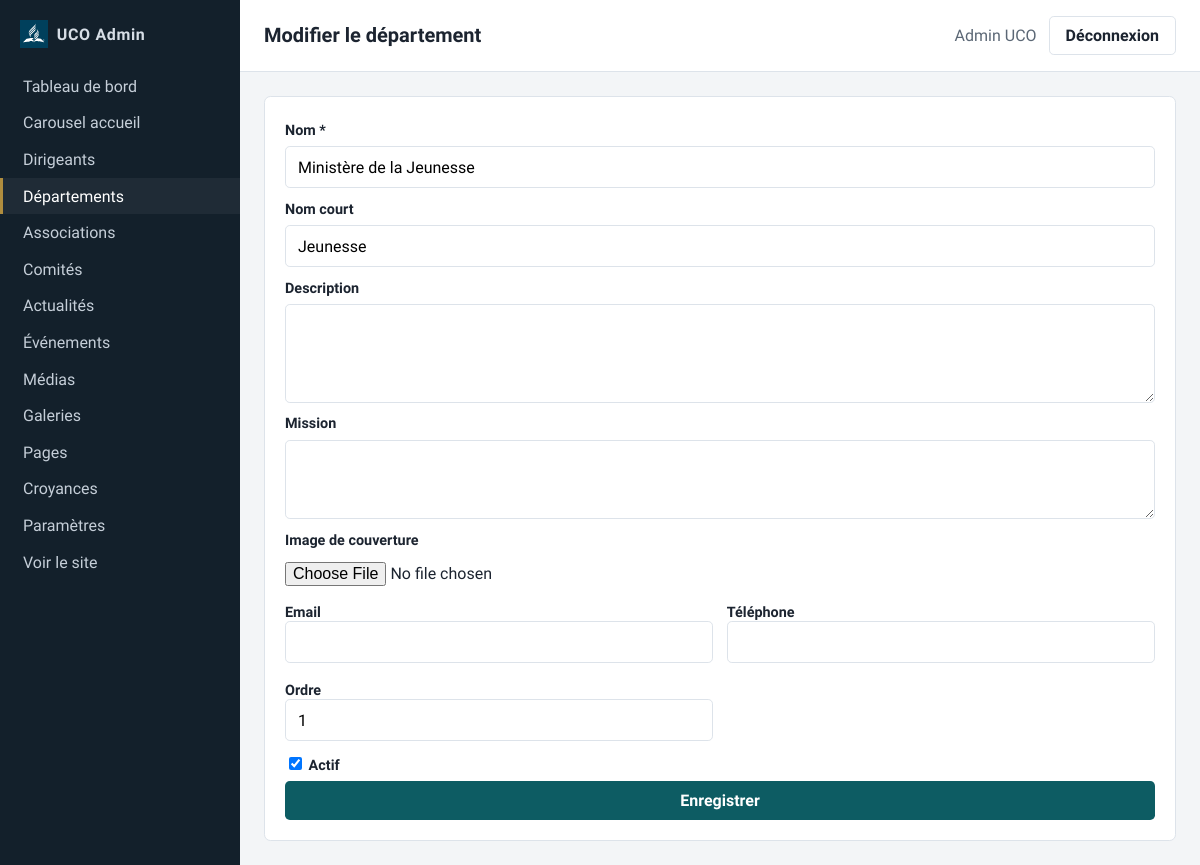
Page /admin/departments/1/edit (signed in) on the committed database.
### tables this page shows
CREATE TABLE users (
    id              INT UNSIGNED AUTO_INCREMENT PRIMARY KEY,
    role_id         TINYINT UNSIGNED NOT NULL,
    email           VARCHAR(190) NOT NULL UNIQUE,
    password_hash   VARCHAR(255) NOT NULL,       
    first_name      VARCHAR(100) NOT NULL,
    last_name       VARCHAR(100) NOT NULL,
    is_active       TINYINT(1) NOT NULL DEFAULT 1,
    last_login_at   DATETIME NULL,
    created_at      DATETIME NOT NULL DEFAULT CURRENT_TIMESTAMP,
    updated_at      DATETIME NULL ON UPDATE CURRENT_TIMESTAMP,
    CONSTRAINT fk_users_role
        FOREIGN KEY (role_id) REFERENCES roles(id)
        ON UPDATE CASCADE ON DELETE RESTRICT
);

CREATE TABLE departments (
    id          INT UNSIGNED AUTO_INCREMENT PRIMARY KEY,
    slug        VARCHAR(120) NOT NULL UNIQUE,
    name        VARCHAR(150) NOT NULL,
    short_name  VARCHAR(80) NULL,
    description TEXT NULL,
    mission     TEXT NULL,
    icon        VARCHAR(100) NULL,
    cover_image VARCHAR(255) NULL,
    email       VARCHAR(190) NULL,
    phone       VARCHAR(40) NULL,
    sort_order  INT NOT NULL DEFAULT 0,
    is_active   TINYINT(1) NOT NULL DEFAULT 1,
    created_at  DATETIME NOT NULL DEFAULT CURRENT_TIMESTAMP,
    updated_at  DATETIME NULL ON UPDATE CURRENT_TIMESTAMP
);

### src/Core/View.php (called while the page is built, shortened)
<?php
final class View
{
    public static function render(string $view, array $data = [], ?string $layout = 'layouts/main'): void
    {
        extract($data, EXTR_SKIP);
        $viewFile = dirname(__DIR__, 2) . '/views/' . str_replace('.', '/', $view) . '.php';
        require $viewFile;
        $content = ob_get_clean();
        $layoutFile = dirname(__DIR__, 2) . '/views/' . str_replace('.', '/', $layout) . '.php';
        require $layoutFile;
    }
}

### src/Core/Controller.php (called while the page is built, shortened)
<?php
abstract class Controller
{
    protected function adminView(string $view, array $data = []): void
    {
        $data['authUser'] = Auth::user();
        View::render($view, $data, 'layouts/admin');
    }
}

### src/Controllers/Admin/DepartmentAdminController.php (called while the page is built, shortened)
<?php
final class DepartmentAdminController extends Controller
{
    public function edit(Request $request, string $id): void
    {
        $department = Department::find((int) $id);
        $this->adminView('admin/departments/form', [
            'title'      => 'Modifier le département',
            'department' => $department,
        ]);
    }
}

### src/Core/App.php (called while the page is built, shortened)
<?php
final class App
{
    private Router $router;
    public function __construct()
    {
        $root = dirname(__DIR__, 2);
        Database::getInstance(require $root . '/config/database.php');
        $this->router = new Router();
    }
    public function run(): void
    {
        $request = new Request();
        $this->router->dispatch($request);
    }
}

### public/index.php (called while the page is built, shortened)
<?php
try {
    $app = new App();
    $app->run();
} catch (Throwable $e) {
    http_response_code(500);
    $debug = filter_var($_ENV['APP_DEBUG'] ?? false, FILTER_VALIDATE_BOOLEAN);
    if (!headers_sent()) {
        header('Content-Type: text/html; charset=utf-8');
    }
    try {
        View::render('errors/500', [
            'title'     => 'Erreur serveur',
            'debug'     => $debug,
            'exception' => $e,
        ], null);
    } catch (Throwable) {
        echo $debug ? htmlspecialchars($e->__toString(), ENT_QUOTES | ENT_SUBSTITUTE, 'UTF-8') : 'Une erreur est survenue.';
    }
}

### src/Core/Database.php (called while the page is built, shortened)
<?php
final class Database
{
    private static ?Database $instance = null;
    private PDO $pdo;
    private function __construct(array $config)
    {
        $dsn = sprintf(
            'mysql:host=%s;port=%d;dbname=%s;charset=%s',
            $config['host'],
            $config['port'],
            $config['dbname'],
            $config['charset']
        );
        try {
            $this->pdo = new PDO($dsn, $config['user'], $config['pass'], [
                PDO::ATTR_ERRMODE            => PDO::ERRMODE_EXCEPTION,
                PDO::ATTR_DEFAULT_FETCH_MODE => PDO::FETCH_ASSOC,
                PDO::ATTR_EMULATE_PREPARES   => false,
            ]);
        } catch (PDOException $e) {
            throw new RuntimeException('Connexion à la base de données impossible : ' . $e->getMessage(), 0, $e);
        }
    }
    public static function getInstance(?array $config = null): self
    {
        if (self::$instance === null) {
            self::$instance = new self($config);
        }
        return self::$instance;
    }
    public function pdo(): PDO
    {
        return $this->pdo;
    }
}

### src/Core/Model.php (called while the page is built, shortened)
<?php
abstract class Model
{
    protected static string $table;
    protected static string $primaryKey = 'id';
    protected static function db(): PDO
    {
        return Database::getInstance()->pdo();
    }
    public static function find(int $id): ?array
    {
        $sql = 'SELECT * FROM ' . static::$table . ' WHERE ' . static::$primaryKey . ' = :id LIMIT 1';
        $stmt = static::db()->prepare($sql);
        $stmt->execute(['id' => $id]);
        $row = $stmt->fetch();
        return $row ?: null;
    }
    protected static function fetchOne(string $sql, array $params = []): ?array
    {
        $stmt = static::db()->prepare($sql);
        $stmt->execute($params);
        $row = $stmt->fetch();
        return $row ?: null;
    }
}

### src/Helpers/functions.php (called while the page is built, shortened)
<?php
function e(?string $value): string
{
    return htmlspecialchars((string) $value, ENT_QUOTES | ENT_SUBSTITUTE, 'UTF-8');
}
function asset(string $path): string
{
    return '/assets/' . ltrim($path, '/');
}
function is_active_path(string $path, bool $exact = false): bool
{
    $current = parse_url($_SERVER['REQUEST_URI'] ?? '/', PHP_URL_PATH) ?: '/';
    if ($path === '/' || $exact) {
        return $current === $path;
    }
    return str_starts_with($current, $path);
}

### src/Core/Request.php (called while the page is built, shortened)
<?php
final class Request
{
    public function method(): string
    {
        return strtoupper($_SERVER['REQUEST_METHOD'] ?? 'GET');
    }
}

### src/Models/User.php (called while the page is built, shortened)
<?php
final class User extends Model
{
    public static function find(int $id): ?array
    {
        return static::fetchOne(
            'SELECT u.*, r.code AS role_code, r.label AS role_label
             FROM users u
             JOIN roles r ON r.id = u.role_id
             WHERE u.id = :id LIMIT 1',
            ['id' => $id]
        );
    }
}

### src/Core/Auth.php (called while the page is built, shortened)
<?php
final class Auth
{
    public static function id(): ?int
    {
        $id = Session::get(self::USER_KEY);
        return $id !== null ? (int) $id : null;
    }
    public static function user(): ?array
    {
        $id = self::id();
        return $id ? User::find($id) : null;
    }
}

### src/Core/Session.php (called while the page is built, shortened)
<?php
final class Session
{
    public static function get(string $key, mixed $default = null): mixed
    {
        return $_SESSION[$key] ?? $default;
    }
}

### views/admin/departments/form.php (the view, shortened to what this page needs)
<form method="post" action="<?= $department ? '/admin/departments/' . (int) $department['id'] : '/admin/departments' ?>" enctype="multipart/form-data" class="form admin-form">
    <label>Nom *</label>
    <input type="text" name="name" required value="<?= e($department['name'] ?? '') ?>">
    <label>Nom court</label>
    <input type="text" name="short_name" value="<?= e($department['short_name'] ?? '') ?>">
    <label>Description</label>
    <textarea name="description" rows="4"><?= e($department['description'] ?? '') ?></textarea>
    <label>Mission</label>
    <textarea name="mission" rows="3"><?= e($department['mission'] ?? '') ?></textarea>
    <label>Image de couverture</label>
    <input type="file" name="cover_image" accept="image/*">
    <div class="form-grid">
        <div><label>Email</label><input type="email" name="email" value="<?= e($department['email'] ?? '') ?>"></div>
        <div><label>Téléphone</label><input type="text" name="phone" value="<?= e($department['phone'] ?? '') ?>"></div>
        <div><label>Ordre</label><input type="number" name="sort_order" value="<?= e((string) ($department['sort_order'] ?? 0)) ?>"></div>
    </div>
    <label><input type="checkbox" name="is_active" value="1" <?= !$department || !empty($department['is_active']) ? 'checked' : '' ?>> Actif</label>
    <button class="btn btn-primary">Enregistrer</button>
</form>

### src/Core/Router.php (shortened to what this page needs)
<?php
final class Router
{
    private array $routes = [];
    private function add(string $method, string $path, array $handler): void
    {
        $path = rtrim($path, '/') ?: '/';
        $this->routes[$method][$path] = $handler;
    }
    public function dispatch(Request $request): void
    {
        $method = $request->method();
        $path = $request->path();
        foreach ($this->routes[$method] ?? [] as $route => $handler) {
            $pattern = preg_replace('#\{([a-zA-Z_]+)\}#', '(?P<$1>[^/]+)', $route);
            $pattern = '#^' . $pattern . '$#';
            if (!preg_match($pattern, $path, $matches)) {
                continue;
            }
            $params = array_filter($matches, 'is_string', ARRAY_FILTER_USE_KEY);
            [$class, $action] = $handler;
            $controller = new $class();
            $controller->$action($request, ...array_values($params));
            return;
        }
    }
}

### views/layouts/admin.php (shortened to what this page needs)
<!DOCTYPE html>
<html lang="fr">
<head>
    <link rel="stylesheet" href="<?= asset('css/admin.css') ?>">
</head>
<body class="admin-body">
<aside class="admin-sidebar">
    <div class="admin-brand">
        UCO Admin
    </div>
    <nav>
        <a href="/admin" class="<?= is_active_path('/admin', true) ? 'is-active' : '' ?>">Tableau de bord</a>
        <a href="/admin/carousel" class="<?= is_active_path('/admin/carousel') ? 'is-active' : '' ?>">Carousel accueil</a>
        <a href="/admin/leaders" class="<?= is_active_path('/admin/leaders') ? 'is-active' : '' ?>">Dirigeants</a>
        <a href="/admin/departments" class="<?= is_active_path('/admin/departments') ? 'is-active' : '' ?>">Départements</a>
        <a href="/admin/associations" class="<?= is_active_path('/admin/associations') ? 'is-active' : '' ?>">Associations</a>
        <a href="/admin/committees" class="<?= is_active_path('/admin/committees') ? 'is-active' : '' ?>">Comités</a>
        <a href="/admin/posts" class="<?= is_active_path('/admin/posts') ? 'is-active' : '' ?>">Actualités</a>
        <a href="/admin/events" class="<?= is_active_path('/admin/events') ? 'is-active' : '' ?>">Événements</a>
        <a href="/admin/media" class="<?= is_active_path('/admin/media') ? 'is-active' : '' ?>">Médias</a>
        <a href="/admin/galleries" class="<?= is_active_path('/admin/galleries') ? 'is-active' : '' ?>">Galeries</a>
        <a href="/admin/pages" class="<?= is_active_path('/admin/pages') ? 'is-active' : '' ?>">Pages</a>
        <a href="/admin/beliefs" class="<?= is_active_path('/admin/beliefs') ? 'is-active' : '' ?>">Croyances</a>
        <a href="/admin/settings" class="<?= is_active_path('/admin/settings') ? 'is-active' : '' ?>">Paramètres</a>
        <a href="/" target="_blank">Voir le site</a>
    </nav>
</aside>
<div class="admin-main">
    <header class="admin-topbar">
        <h1><?= e($title ?? '') ?></h1>
        <div class="admin-user">
            <span><?= e(($authUser['first_name'] ?? '') . ' ' . ($authUser['last_name'] ?? '')) ?></span>
            <form method="post" action="/admin/logout" class="inline">
                <button type="submit" class="btn btn-ghost">Déconnexion</button>
            </form>
        </div>
    </header>
    <div class="admin-content">
        <?= $content ?>
    </div>
</div>
</body>
</html>

### public/assets/css/admin.css (style rules this page uses)
:root { --bg: #f3f5f7; --panel: #fff; --ink: #1c2430; --muted: #5b6775; --line: #dde3ea; --accent: #0d5c63; --danger: #a33b32; --font: "Source Sans 3", system-ui, sans-serif; }
* { box-sizing: border-box; }
body { margin: 0; font-family: var(--font); color: var(--ink); background: var(--bg); }
a { color: var(--accent); text-decoration: none; }
.admin-body { display: grid; grid-template-columns: 240px 1fr; min-height: 100vh; }
.admin-sidebar { background: #13202b; color: #d7dee6; padding: 1.25rem 0; }
.admin-brand { padding: 0 1.25rem 1.25rem; font-weight: 700; letter-spacing: .04em; display: flex; align-items: center; gap: .55rem; }
.admin-sidebar nav { display: grid; }
.admin-sidebar a { color: #c5ced8; padding: .55rem 1.25rem; border-left: 3px solid transparent; }
.admin-sidebar a:hover, .admin-sidebar a.is-active { background: rgba(255,255,255,.05); color: #fff; border-left-color: #b08d3e; }
.admin-main { display: flex; flex-direction: column; min-width: 0; }
.admin-topbar { display: flex; justify-content: space-between; align-items: center; gap: 1rem; flex-wrap: wrap; padding: 1rem 1.5rem; background: var(--panel); border-bottom: 1px solid var(--line); }
.admin-topbar h1 { margin: 0; font-size: 1.25rem; }
.admin-user { display: flex; align-items: center; gap: .75rem; color: var(--muted); }
.admin-content { padding: 1.5rem; max-width: 100%; overflow-x: auto; -webkit-overflow-scrolling: touch; }
.btn { display: inline-flex; align-items: center; justify-content: center; padding: .55rem 1rem; border-radius: .3rem; border: 1px solid transparent; background: var(--accent); color: #fff; font: inherit; font-weight: 600; cursor: pointer; }
.btn-ghost { background: transparent; border-color: var(--line); color: var(--ink); }
.btn-primary { background: var(--accent); color: #fff; }
.actions form, .inline { display: inline; }
.form, .admin-form { display: grid; gap: .45rem; max-width: min(960px, 100%); background: var(--panel); padding: 1.25rem; border: 1px solid var(--line); border-radius: .4rem; }
.form label, .field-label { font-weight: 600; font-size: .9rem; margin-top: .35rem; display: block; }
.form input, .form textarea, .form select { width: 100%; padding: .65rem .75rem; border: 1px solid var(--line); border-radius: .3rem; font: inherit; }
.form input[type="checkbox"], .form input[type="radio"] { width: auto; padding: 0; }
.form input[type="file"] { width: 100%; padding: .35rem 0; border: 0; background: transparent; }
.form-grid { display: grid; gap: .85rem; }
@media (min-width: 700px) { .form-grid { grid-template-columns: 1fr 1fr; } }

### rows in the picture
users: first_name+last_name "Admin UCO"
departments: name "Ministère de la Jeunesse", short_name "Jeunesse", sort_order "1", is_active "☑"
